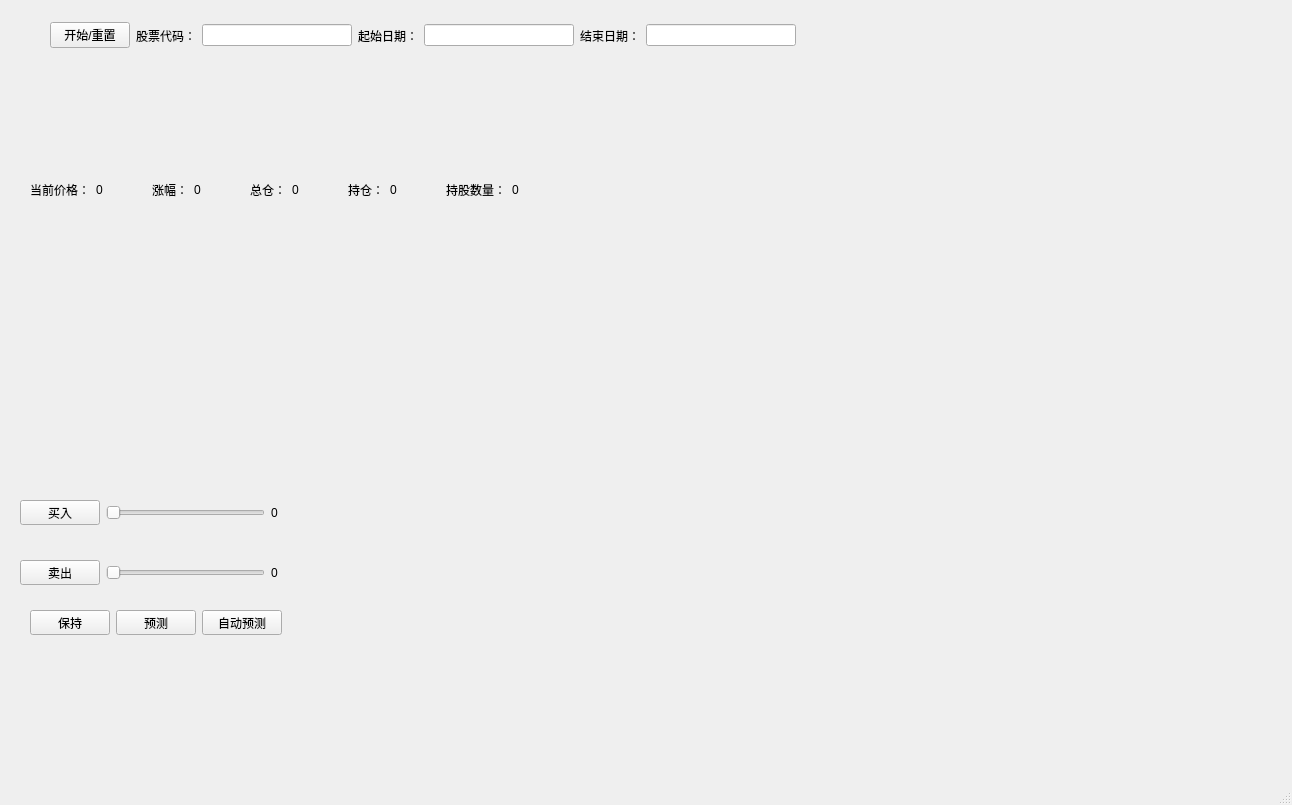
<?xml version="1.0" encoding="UTF-8"?>
<ui version="4.0">
 <class>MainWindow</class>
 <widget class="QMainWindow" name="MainWindow">
  <property name="geometry">
   <rect>
    <x>0</x>
    <y>0</y>
    <width>1292</width>
    <height>805</height>
   </rect>
  </property>
  <property name="windowTitle">
   <string>MainWindow</string>
  </property>
  <widget class="QWidget" name="centralwidget">
   <widget class="QWidget" name="verticalLayoutWidget">
    <property name="geometry">
     <rect>
      <x>20</x>
      <y>250</y>
      <width>1101</width>
      <height>211</height>
     </rect>
    </property>
    <layout class="QVBoxLayout" name="verticalLayout"/>
   </widget>
   <widget class="QWidget" name="horizontalLayoutWidget_2">
    <property name="geometry">
     <rect>
      <x>40</x>
      <y>10</y>
      <width>1011</width>
      <height>51</height>
     </rect>
    </property>
    <layout class="QHBoxLayout" name="horizontalLayout_info">
     <property name="leftMargin">
      <number>10</number>
     </property>
     <item>
      <widget class="QPushButton" name="pushButton_reset">
       <property name="text">
        <string>开始/重置</string>
       </property>
      </widget>
     </item>
     <item>
      <widget class="QLabel" name="label">
       <property name="text">
        <string>股票代码：</string>
       </property>
      </widget>
     </item>
     <item>
      <widget class="QLineEdit" name="lineEdit_Id">
       <property name="minimumSize">
        <size>
         <width>150</width>
         <height>0</height>
        </size>
       </property>
       <property name="maximumSize">
        <size>
         <width>150</width>
         <height>16777215</height>
        </size>
       </property>
      </widget>
     </item>
     <item>
      <widget class="QLabel" name="label_2">
       <property name="text">
        <string>起始日期：</string>
       </property>
      </widget>
     </item>
     <item>
      <widget class="QLineEdit" name="lineEdit_start_time">
       <property name="minimumSize">
        <size>
         <width>150</width>
         <height>0</height>
        </size>
       </property>
       <property name="maximumSize">
        <size>
         <width>150</width>
         <height>16777215</height>
        </size>
       </property>
      </widget>
     </item>
     <item>
      <widget class="QLabel" name="label_3">
       <property name="text">
        <string>结束日期：</string>
       </property>
      </widget>
     </item>
     <item>
      <widget class="QLineEdit" name="lineEdit_end_time">
       <property name="minimumSize">
        <size>
         <width>150</width>
         <height>0</height>
        </size>
       </property>
       <property name="maximumSize">
        <size>
         <width>150</width>
         <height>16777215</height>
        </size>
       </property>
      </widget>
     </item>
     <item>
      <spacer name="horizontalSpacer_2">
       <property name="orientation">
        <enum>Qt::Horizontal</enum>
       </property>
       <property name="sizeHint" stdset="0">
        <size>
         <width>40</width>
         <height>20</height>
        </size>
       </property>
      </spacer>
     </item>
    </layout>
   </widget>
   <widget class="QWidget" name="horizontalLayoutWidget_3">
    <property name="geometry">
     <rect>
      <x>20</x>
      <y>610</y>
      <width>371</width>
      <height>25</height>
     </rect>
    </property>
    <layout class="QHBoxLayout" name="horizontalLayout_predict">
     <property name="sizeConstraint">
      <enum>QLayout::SetDefaultConstraint</enum>
     </property>
     <property name="leftMargin">
      <number>10</number>
     </property>
     <item>
      <widget class="QPushButton" name="pushButton_keep">
       <property name="text">
        <string>保持</string>
       </property>
      </widget>
     </item>
     <item>
      <widget class="QPushButton" name="pushButton_predict">
       <property name="sizePolicy">
        <sizepolicy hsizetype="Fixed" vsizetype="Fixed">
         <horstretch>0</horstretch>
         <verstretch>0</verstretch>
        </sizepolicy>
       </property>
       <property name="text">
        <string>预测</string>
       </property>
      </widget>
     </item>
     <item>
      <widget class="QPushButton" name="pushButton_auto_predict">
       <property name="text">
        <string>自动预测</string>
       </property>
      </widget>
     </item>
     <item>
      <spacer name="horizontalSpacer">
       <property name="orientation">
        <enum>Qt::Horizontal</enum>
       </property>
       <property name="sizeHint" stdset="0">
        <size>
         <width>40</width>
         <height>20</height>
        </size>
       </property>
      </spacer>
     </item>
    </layout>
   </widget>
   <widget class="QWidget" name="horizontalLayoutWidget_4">
    <property name="geometry">
     <rect>
      <x>10</x>
      <y>500</y>
      <width>361</width>
      <height>25</height>
     </rect>
    </property>
    <layout class="QHBoxLayout" name="horizontalLayout_buy">
     <property name="sizeConstraint">
      <enum>QLayout::SetDefaultConstraint</enum>
     </property>
     <property name="leftMargin">
      <number>10</number>
     </property>
     <item>
      <widget class="QPushButton" name="pushButton_buy">
       <property name="text">
        <string>买入</string>
       </property>
      </widget>
     </item>
     <item>
      <widget class="QSlider" name="horizontalSlider_buy">
       <property name="maximum">
        <number>999</number>
       </property>
       <property name="orientation">
        <enum>Qt::Horizontal</enum>
       </property>
      </widget>
     </item>
     <item>
      <widget class="QLabel" name="label_buy">
       <property name="minimumSize">
        <size>
         <width>100</width>
         <height>0</height>
        </size>
       </property>
       <property name="text">
        <string>0</string>
       </property>
      </widget>
     </item>
    </layout>
   </widget>
   <widget class="QWidget" name="horizontalLayoutWidget_5">
    <property name="geometry">
     <rect>
      <x>10</x>
      <y>560</y>
      <width>361</width>
      <height>25</height>
     </rect>
    </property>
    <layout class="QHBoxLayout" name="horizontalLayout_sell" stretch="0,0,0">
     <property name="sizeConstraint">
      <enum>QLayout::SetDefaultConstraint</enum>
     </property>
     <property name="leftMargin">
      <number>10</number>
     </property>
     <item>
      <widget class="QPushButton" name="pushButton_sell">
       <property name="text">
        <string>卖出</string>
       </property>
      </widget>
     </item>
     <item>
      <widget class="QSlider" name="horizontalSlider_sell">
       <property name="maximum">
        <number>999</number>
       </property>
       <property name="orientation">
        <enum>Qt::Horizontal</enum>
       </property>
      </widget>
     </item>
     <item>
      <widget class="QLabel" name="label_sell">
       <property name="minimumSize">
        <size>
         <width>100</width>
         <height>0</height>
        </size>
       </property>
       <property name="text">
        <string>0</string>
       </property>
      </widget>
     </item>
    </layout>
   </widget>
   <widget class="QWidget" name="horizontalLayoutWidget">
    <property name="geometry">
     <rect>
      <x>20</x>
      <y>150</y>
      <width>1051</width>
      <height>80</height>
     </rect>
    </property>
    <layout class="QHBoxLayout" name="horizontalLayout_info2">
     <property name="leftMargin">
      <number>10</number>
     </property>
     <item>
      <widget class="QLabel" name="label_4">
       <property name="text">
        <string>当前价格：</string>
       </property>
      </widget>
     </item>
     <item>
      <widget class="QLabel" name="label_price">
       <property name="minimumSize">
        <size>
         <width>50</width>
         <height>0</height>
        </size>
       </property>
       <property name="text">
        <string>0</string>
       </property>
      </widget>
     </item>
     <item>
      <widget class="QLabel" name="label_5">
       <property name="text">
        <string>涨幅：</string>
       </property>
      </widget>
     </item>
     <item>
      <widget class="QLabel" name="label_price_change">
       <property name="minimumSize">
        <size>
         <width>50</width>
         <height>0</height>
        </size>
       </property>
       <property name="text">
        <string>0</string>
       </property>
      </widget>
     </item>
     <item>
      <widget class="QLabel" name="label_8">
       <property name="text">
        <string>总仓：</string>
       </property>
      </widget>
     </item>
     <item>
      <widget class="QLabel" name="label_money_all">
       <property name="minimumSize">
        <size>
         <width>50</width>
         <height>0</height>
        </size>
       </property>
       <property name="text">
        <string>0</string>
       </property>
      </widget>
     </item>
     <item>
      <widget class="QLabel" name="label_7">
       <property name="text">
        <string>持仓：</string>
       </property>
      </widget>
     </item>
     <item>
      <widget class="QLabel" name="label_market">
       <property name="minimumSize">
        <size>
         <width>50</width>
         <height>0</height>
        </size>
       </property>
       <property name="text">
        <string>0</string>
       </property>
      </widget>
     </item>
     <item>
      <widget class="QLabel" name="label_6">
       <property name="text">
        <string>持股数量：</string>
       </property>
      </widget>
     </item>
     <item>
      <widget class="QLabel" name="label_hold_num">
       <property name="minimumSize">
        <size>
         <width>50</width>
         <height>0</height>
        </size>
       </property>
       <property name="text">
        <string>0</string>
       </property>
      </widget>
     </item>
     <item>
      <spacer name="horizontalSpacer_3">
       <property name="orientation">
        <enum>Qt::Horizontal</enum>
       </property>
       <property name="sizeHint" stdset="0">
        <size>
         <width>40</width>
         <height>20</height>
        </size>
       </property>
      </spacer>
     </item>
    </layout>
   </widget>
  </widget>
  <widget class="QMenuBar" name="menubar">
   <property name="geometry">
    <rect>
     <x>0</x>
     <y>0</y>
     <width>1292</width>
     <height>23</height>
    </rect>
   </property>
  </widget>
  <widget class="QStatusBar" name="statusbar"/>
 </widget>
 <resources/>
 <connections/>
</ui>
